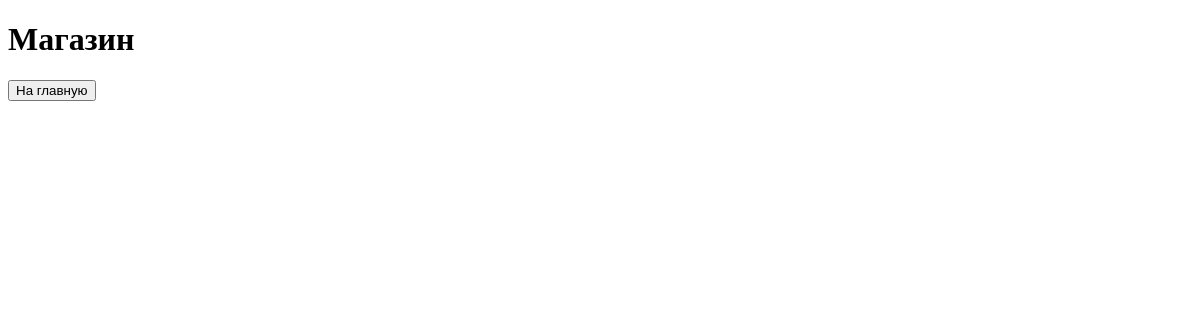
The app's page /shop/, older data.
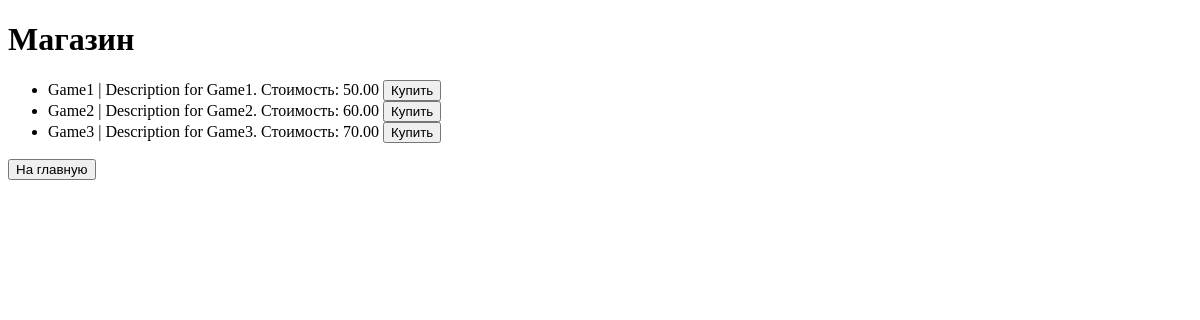
The same page, newer data.
### task1/models.py (models this page shows, shortened)
class Game(models.Model):
    title = models.CharField(max_length=100)
    cost = models.DecimalField(max_digits=10, decimal_places=2)
    size = models.DecimalField(max_digits=10, decimal_places=2)
    description = models.TextField()
    age_limited = models.BooleanField(default=False)
    buyer = models.ManyToManyField(Buyer, related_name='games')

### task1/views.py (the view)
# urls.py: path('shop/', views.shop, name='shop'),
def shop(request):
    games = Game.objects.all()
    context = {'games': games}
    return render(request, 'task1/shop.html', context)

### task1/templates/task1/shop.html (shortened to what this page needs)
<!DOCTYPE html>
<html>
<head>
</head>
<body>
    <h1>Магазин</h1>
    <ul>
        {% for game in games %}
        <li>{{ game.title }} | {{ game.description }}. Стоимость: {{ game.cost }} <button>Купить</button></li>
        {% endfor %}
    </ul>
    <button onclick="location.href='/'">На главную</button>
</body>
</html>

Row changes from the older to the newer data that the page shows:
added Game: title "Game1", description "Description for Game1", cost "50.00"
added Game: title "Game2", description "Description for Game2", cost "60.00"
added Game: title "Game3", description "Description for Game3", cost "70.00"
